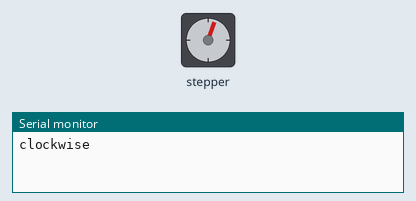
Recording of a sketch running on a simulated Arduino Uno, built with avr-gcc and run on an emulated ATmega328P. Shown: stepper motor, the last lines printed to the serial monitor. Stepper angles assume 36 steps per turn.

Above: at 0.05 s.
At 0.25 s:
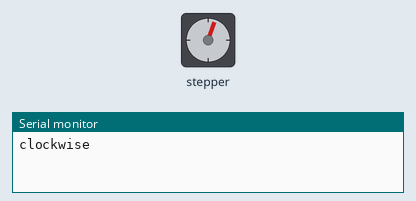
At 0.85 s:
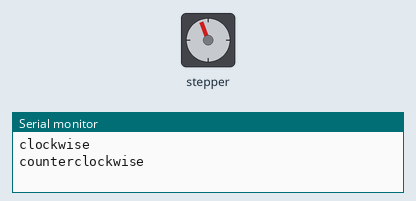
At 1.6 s:
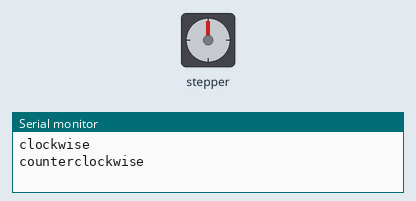
Timing chart, 0 to 3.7 s (numbered marks = the images above):
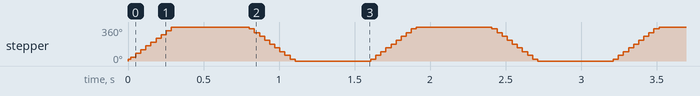

Measured:
- by itself, stepper: turns 360° clockwise in 0.29 s, then 360° counter-clockwise in 0.30 s, repeating every 1.6 s

The sketch:

dispencer_steop_motor.ino
```cpp
#include <Stepper.h>

const int stepsPerRevolution = 36;

Stepper myStepper(stepsPerRevolution, 8, 9, 10, 11); //사용한 PIN번호

void setup() {
  // set the speed at 60 rpm:
  myStepper.setSpeed(200);
  // initialize the serial port:
  Serial.begin(9600);
}

void loop() {
  Serial.println("clockwise");
  myStepper.step(stepsPerRevolution);
  delay(500);

  // step one revolution in the other direction:
  Serial.println("counterclockwise");
  myStepper.step(-stepsPerRevolution);
  delay(500);
}
```
